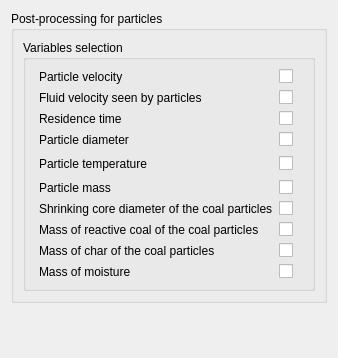
<?xml version="1.0" encoding="UTF-8"?>
<ui version="4.0">
 <class>LagrangianOutputForm</class>
 <widget class="QWidget" name="LagrangianOutputForm">
  <property name="geometry">
   <rect>
    <x>0</x>
    <y>0</y>
    <width>338</width>
    <height>358</height>
   </rect>
  </property>
  <property name="windowTitle">
   <string>Form</string>
  </property>
  <layout class="QGridLayout" name="gridLayout_3">
   <item row="0" column="0">
    <widget class="QGroupBox" name="groupBoxMode">
     <property name="title">
      <string>Post-processing for particles</string>
     </property>
     <layout class="QGridLayout" name="gridLayout_2">
      <item row="0" column="0">
       <widget class="QGroupBox" name="groupBoxVariables">
        <property name="title">
         <string>Variables selection</string>
        </property>
        <layout class="QGridLayout" name="gridLayout">
         <item row="0" column="1">
          <widget class="QLabel" name="labelIVISV2">
           <property name="toolTip">
            <string>Code_Saturne key word: IVISV2</string>
           </property>
           <property name="text">
            <string>Particle velocity</string>
           </property>
          </widget>
         </item>
         <item row="0" column="2">
          <widget class="QCheckBox" name="checkBoxIVISV2">
           <property name="toolTip">
            <string>Code_Saturne key word: IVISV2</string>
           </property>
           <property name="text">
            <string/>
           </property>
          </widget>
         </item>
         <item row="1" column="1">
          <widget class="QLabel" name="labelIVISV1">
           <property name="toolTip">
            <string>Code_Saturne key word: IVISV1</string>
           </property>
           <property name="text">
            <string>Fluid velocity seen by particles</string>
           </property>
          </widget>
         </item>
         <item row="1" column="2">
          <widget class="QCheckBox" name="checkBoxIVISV1">
           <property name="toolTip">
            <string>Code_Saturne key word: IVISV1</string>
           </property>
           <property name="text">
            <string/>
           </property>
          </widget>
         </item>
         <item row="2" column="1">
          <widget class="QLabel" name="labelIVISTP">
           <property name="toolTip">
            <string>Code_Saturne key word: IVISTP</string>
           </property>
           <property name="text">
            <string>Residence time</string>
           </property>
          </widget>
         </item>
         <item row="2" column="2">
          <widget class="QCheckBox" name="checkBoxIVISTP">
           <property name="toolTip">
            <string>Code_Saturne key word: IVISTP</string>
           </property>
           <property name="text">
            <string/>
           </property>
          </widget>
         </item>
         <item row="3" column="1">
          <widget class="QLabel" name="labelIVISDM">
           <property name="toolTip">
            <string>Code_Saturne key word: IVISDM</string>
           </property>
           <property name="text">
            <string>Particle diameter</string>
           </property>
          </widget>
         </item>
         <item row="3" column="2">
          <widget class="QCheckBox" name="checkBoxIVISDM">
           <property name="toolTip">
            <string>Code_Saturne key word: IVISDM</string>
           </property>
           <property name="text">
            <string/>
           </property>
          </widget>
         </item>
         <item row="4" column="0">
          <spacer>
           <property name="orientation">
            <enum>Qt::Horizontal</enum>
           </property>
           <property name="sizeHint" stdset="0">
            <size>
             <width>16</width>
             <height>21</height>
            </size>
           </property>
          </spacer>
         </item>
         <item row="4" column="1">
          <widget class="QLabel" name="labelIVISTE">
           <property name="toolTip">
            <string>Code_Saturne key word: IVISTE</string>
           </property>
           <property name="text">
            <string>Particle temperature</string>
           </property>
          </widget>
         </item>
         <item row="4" column="2">
          <widget class="QCheckBox" name="checkBoxIVISTE">
           <property name="toolTip">
            <string>Code_Saturne key word: IVISTE</string>
           </property>
           <property name="text">
            <string/>
           </property>
          </widget>
         </item>
         <item row="4" column="3">
          <spacer>
           <property name="orientation">
            <enum>Qt::Horizontal</enum>
           </property>
           <property name="sizeHint" stdset="0">
            <size>
             <width>21</width>
             <height>20</height>
            </size>
           </property>
          </spacer>
         </item>
         <item row="5" column="1">
          <widget class="QLabel" name="labelIVISMP">
           <property name="toolTip">
            <string>Code_Saturne key word: IVISMP</string>
           </property>
           <property name="text">
            <string>Particle mass</string>
           </property>
          </widget>
         </item>
         <item row="5" column="2">
          <widget class="QCheckBox" name="checkBoxIVISMP">
           <property name="toolTip">
            <string>Code_Saturne key word: IVISMP</string>
           </property>
           <property name="text">
            <string/>
           </property>
          </widget>
         </item>
         <item row="6" column="1">
          <widget class="QLabel" name="labelIVISDK">
           <property name="toolTip">
            <string>Code_Saturne key word: IVISDK</string>
           </property>
           <property name="text">
            <string>Shrinking core diameter of the coal particles</string>
           </property>
          </widget>
         </item>
         <item row="6" column="2">
          <widget class="QCheckBox" name="checkBoxIVISDK">
           <property name="toolTip">
            <string>Code_Saturne key word: IVISDK</string>
           </property>
           <property name="text">
            <string/>
           </property>
          </widget>
         </item>
         <item row="7" column="1">
          <widget class="QLabel" name="labelIVISCH">
           <property name="toolTip">
            <string>Code_Saturne key word: IVISCH</string>
           </property>
           <property name="text">
            <string>Mass of reactive coal of the coal particles</string>
           </property>
          </widget>
         </item>
         <item row="7" column="2">
          <widget class="QCheckBox" name="checkBoxIVISCH">
           <property name="toolTip">
            <string>Code_Saturne key word: IVISCH</string>
           </property>
           <property name="text">
            <string/>
           </property>
          </widget>
         </item>
         <item row="8" column="1">
          <widget class="QLabel" name="labelIVISCK">
           <property name="toolTip">
            <string>Code_Saturne key word: IVISCK</string>
           </property>
           <property name="text">
            <string>Mass of char of the coal particles</string>
           </property>
          </widget>
         </item>
         <item row="8" column="2">
          <widget class="QCheckBox" name="checkBoxIVISCK">
           <property name="toolTip">
            <string>Code_Saturne key word: IVISCK</string>
           </property>
           <property name="text">
            <string/>
           </property>
          </widget>
         </item>
         <item row="9" column="1">
          <widget class="QLabel" name="labelIMoisture">
           <property name="toolTip">
            <string>Code_Saturne key word: IVISCK</string>
           </property>
           <property name="text">
            <string>Mass of moisture</string>
           </property>
          </widget>
         </item>
         <item row="9" column="2">
          <widget class="QCheckBox" name="checkBoxMoisture">
           <property name="toolTip">
            <string>Code_Saturne key word: IVISCK</string>
           </property>
           <property name="text">
            <string/>
           </property>
          </widget>
         </item>
        </layout>
       </widget>
      </item>
     </layout>
    </widget>
   </item>
   <item row="1" column="0">
    <spacer name="verticalSpacer">
     <property name="orientation">
      <enum>Qt::Vertical</enum>
     </property>
     <property name="sizeHint" stdset="0">
      <size>
       <width>17</width>
       <height>3</height>
      </size>
     </property>
    </spacer>
   </item>
  </layout>
 </widget>
 <resources/>
 <connections/>
</ui>
